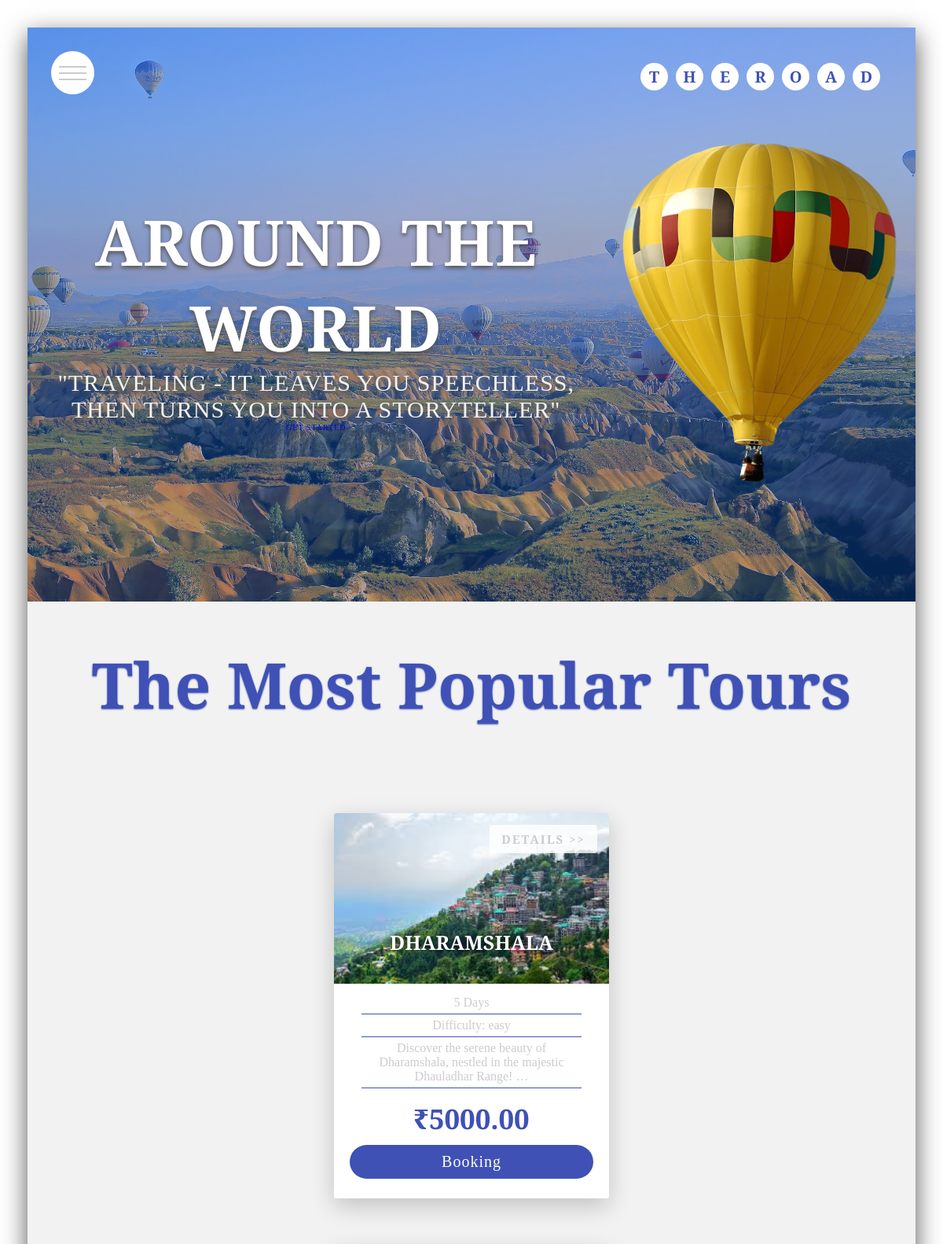
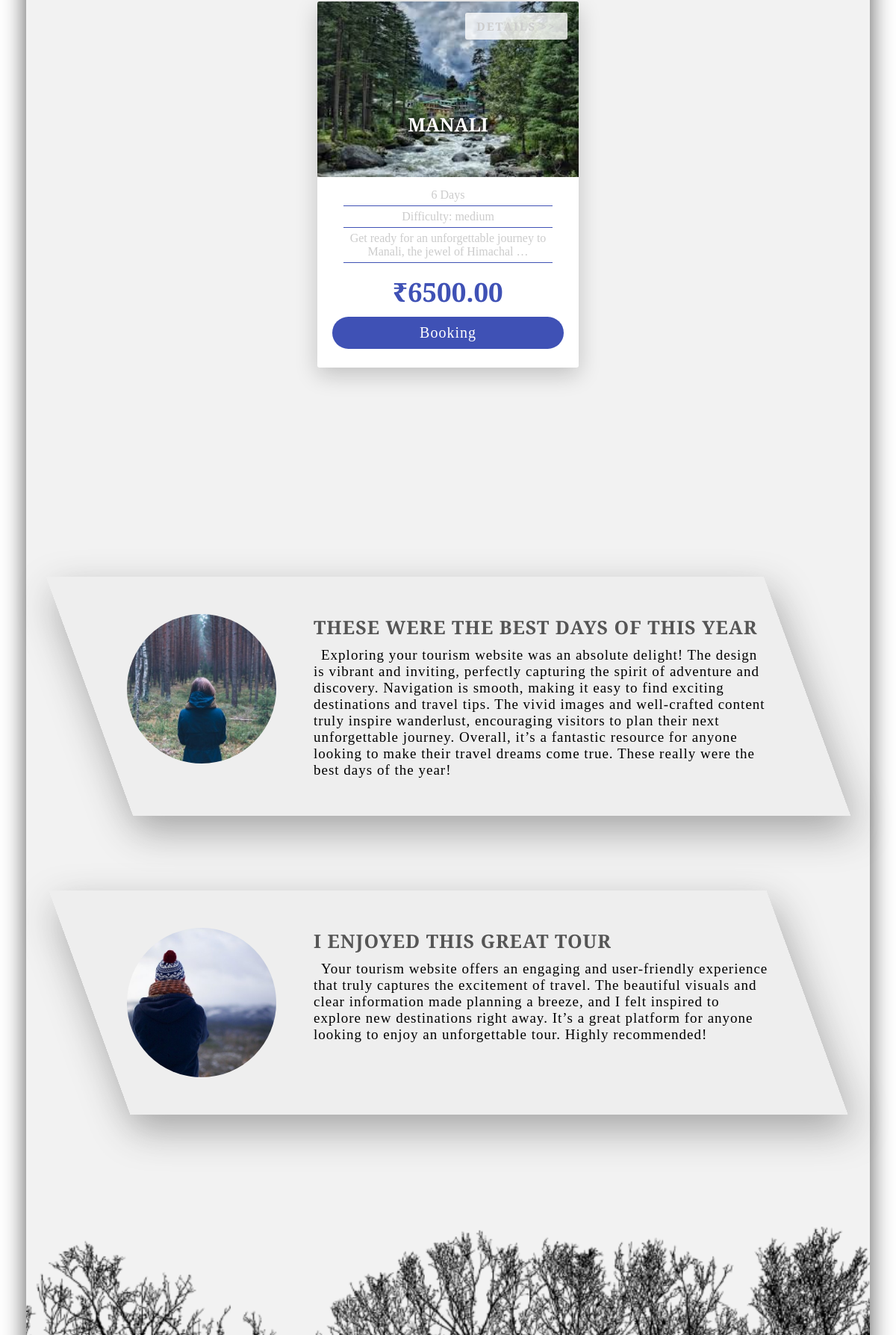
The page / (upper part) on the database its author committed (2 pictures, top to bottom).
### website/models.py (models this page shows, shortened)
class Tour(models.Model):
    title = models.CharField(max_length=100, default="Sample Tour Title")
    description = models.TextField(default="Default tour description")
    duration = models.CharField(max_length=50, default="X Days")
    difficulty = models.CharField(max_length=50, default="Easy")
    image = models.ImageField(upload_to='tours/') # Requires Pillow
    price = models.DecimalField(max_digits=8, decimal_places=2)

### website/views.py (the view)
# urls.py: path('', views.index, name='home'),
def index(request):
    tours = Tour.objects.all()
    context = {'tours': tours}
    return render(request, 'index.html', context)

### website/templates/index.html (shortened to what this page needs)
{% load static %}
<!DOCTYPE html>
<html lang="en">
  <head>
    <link rel="stylesheet" href="{% static 'css/style.css' %}" />
    <link rel="stylesheet" href="{% static 'css/auth.css' %}" />
  </head>
  <body>
    <div class="container">
      <div class="open-navbar-icon navbar-icon center">
        <div class="line"></div>
        <div class="line"></div>
        <div class="line"></div>
      </div>
      <header id="home" class="header center">
        <div class="header-text">
          <h1 class="heading">Around the world</h1>
          <p class="header-paragraph">
            "Traveling - it leaves you speechless, then turns you into a storyteller"
          </p>
          <a href="{% url 'signup' %}" class="hero-button">Get Started</a>
        </div>
        <img
          src="{% static 'images/air-balloon.png' %}"
          alt="Header Image"
          class="header-image"
        />
        <div class="logo">
          <h1>
            <span class="center">t</span>
            <span class="center">h</span>
            <span class="center">e</span>
            <span class="center">r</span>
            <span class="center">o</span>
            <span class="center">a</span>
            <span class="center">d</span>
          </h1>
        </div>
      </header>
      {% block content %}
      <section id="tours" class="popular-tours">
        <h1 class="popular-tours-heading">The Most Popular Tours</h1>
        <div class="cards-wrapper">
          {% for tour in tours %}
          <div class="card">
            <div class="front-side">
              <img src="{{ tour.image.url }}" alt="{{ tour.title }}" class="card-image" />
              <h1 class="tour-name">{{ tour.title }}</h1>
              <ul class="card-list">
                <li class="card-list-item">{{ tour.duration }}</li>
                <li class="card-list-item">Difficulty: {{ tour.difficulty }}</li>
                <li class="card-list-item">{{ tour.description|truncatewords:12 }}</li>
              </ul>
              <div class="card-actions">
                <p class="tour-price-front">₹{{ tour.price }}</p>
                <a href="{% url 'tour_detail' tour.id %}" class="card-button-front center">Booking</a>
                <button class="navigation-button">Details &gt;&gt;</button>
              </div>
            </div>
            <div class="back-side center">
              <h3 class="back-side-heading">More About {{ tour.title }}</h3>
              <p class="back-side-description">
              </p>
              <button class="navigation-button">&lt;&lt; back</button>
            </div>
          </div>
          {% endfor %}
        </div>
      </section>
      <section id="about" class="stories">
        <div class="video-container">
          <video class="bg-video" autoplay muted loop>
            <source src="https://i.imgur.com/eFQiGDl.mp4" type="video/mp4" />
          </video>
        </div>
        <div class="stories-wrapper">
          <div class="story-bg">
            <div class="story">
              <img src="{% static 'images/story-img-1.jpg' %}" alt="Customer image" class="story-image" />
              <div class="story-text">
                <h1 class="story-heading">These were the best days of this year</h1>
                <p class="story-paragraph">
                  Exploring your tourism website was an absolute delight! The design is vibrant and inviting, perfectly capturing the spirit of adventure and discovery. Navigation is smooth, making it easy to find exciting destinations and travel tips. The vivid images and well-crafted content truly inspire wanderlust, encouraging visitors to plan their next unforgettable journey. Overall, it’s a fantastic resource for anyone looking to make their travel dreams come true. These really were the best days of the year!
                </p>
              </div>
            </div>
          </div>
          <div class="story-bg">
            <div class="story">
              <img src="{% static 'images/story-img-2.jpg' %}" alt="Customer image" class="story-image" />
              <div class="story-text">
                <h1 class="story-heading">I enjoyed this great tour</h1>
                <p class="story-paragraph">
                  Your tourism website offers an engaging and user-friendly experience that truly captures the excitement of travel. The beautiful visuals and clear information made planning a breeze, and I felt inspired to explore new destinations right away. It’s a great platform for anyone looking to enjoy an unforgettable tour. Highly recommended!
                </p>
              </div>
            </div>
          </div>
        </div>
      </section>
      <section id="contact" class="contact">
      </section>
      {% endblock content %}
    </div>
  </body>
</html>

### website/static/css/auth.css (style rules this page uses)
:root { --primary-color: #3f51b5; --secondary-color: #f2f2f2; --white-color: #ffffff; --grey-color: #555; --light-grey-color: #ccc; }

### website/templates/index.html (style rules this page uses)
html { scroll-behavior: smooth; }

### rows shown on the page
Tour: image (picture), title "DHARAMSHALA", duration "5 Days", difficulty "easy", description "Discover the serene beauty of Dharamshala, nestled in the majestic Dhauladhar Range! …", price "5000.00"
Tour: image (picture), title "MANALI", duration "6 Days", difficulty "medium", description "Get ready for an unforgettable journey to Manali, the jewel of Himachal …", price "6500.00"
